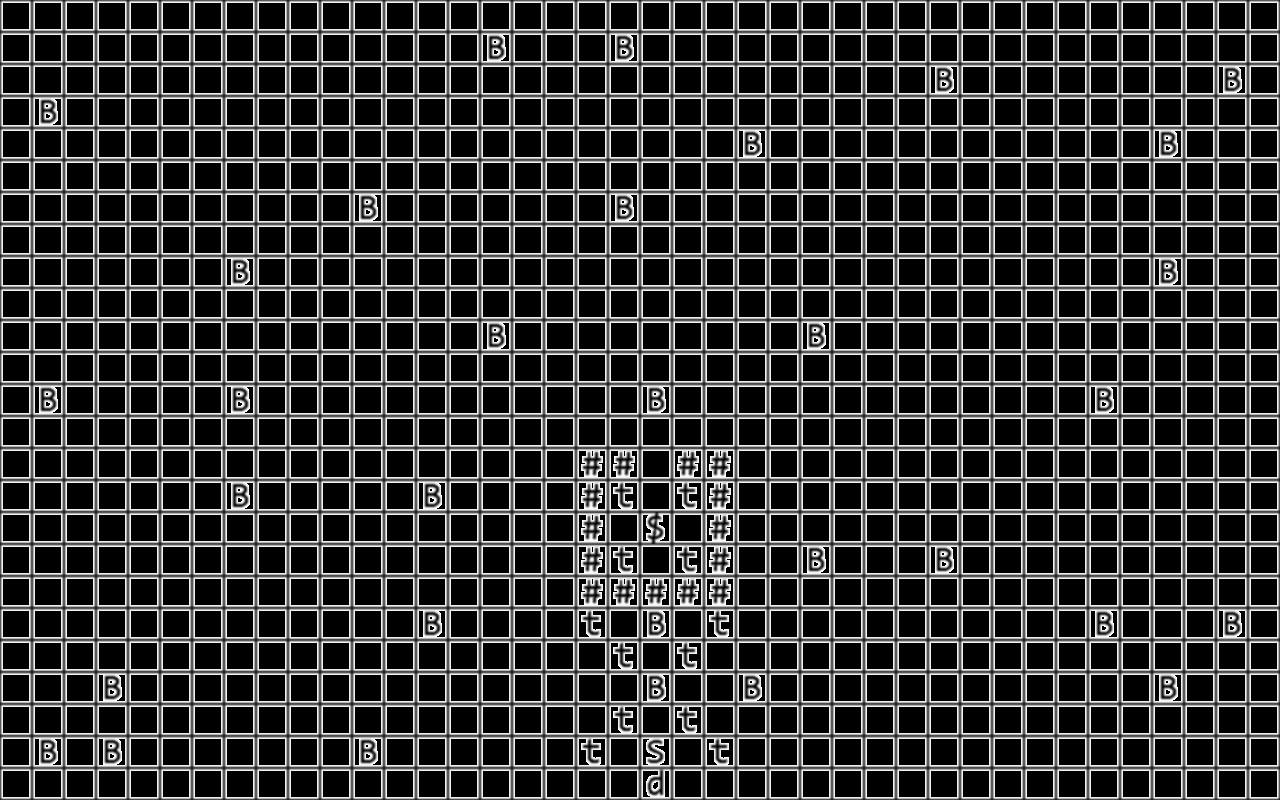

The image is a tile-based game level rendered from a .tmx file. Its description and source (layers, tilesets, objects; grid data summarised) follow:
An orthogonal 40x25 tile map with 32x32 px tiles, 1 tile layer (Puzzle), 1 hidden layer not drawn.

<map version="1.0" orientation="orthogonal" width="40" height="25" tilewidth="32" tileheight="32">
 <tileset firstgid="1" name="Test" tilewidth="32" tileheight="32">
  <image source="../tilesets/test.png" trans="ffffff" width="256" height="512" />
  <terraintypes>
   <terrain name="Beacon" tile="69" />
   <terrain name="blank" tile="93" />
   <terrain name="wall" tile="3" />
   <terrain name="torch" tile="61" />
   <terrain name="money" tile="4" />
   <terrain name="Spawn" tile="85" />
   <terrain name="door" tile="45" />
  </terraintypes>
  <tile id="3" terrain="2,2,2,2">
   <properties>
    <property name="unchangeable" value="1" />
    <property name="wall" value="1" />
   </properties>
  </tile>
  <tile id="4" terrain="4,4,4,4">
   <properties>
    <property name="money" value="1" />
   </properties>
  </tile>
  <tile id="45" terrain="6,6,6,6">
   <properties>
    <property name="door" value="1" />
   </properties>
  </tile>
  <tile id="61" terrain="3,3,3,3">
   <properties>
    <property name="torch" value="1" />
   </properties>
  </tile>
  <tile id="69" terrain="0,0,0,0">
   <properties>
    <property name="Beacon" value="1" />
   </properties>
  </tile>
  <tile id="85" terrain="5,5,5,5">
   <properties>
    <property name="spawn" value="1" />
   </properties>
  </tile>
  <tile id="93" terrain="1,1,1,1" />
  <tile id="94" terrain="1,1,1,1">
   <properties>
    <property name="wall" value="1" />
   </properties>
  </tile>
  <tile id="95" terrain="1,1,1,1" />
 </tileset>
 <layer name="Puzzle" width="40" height="25">
  <data>[1000 cells, 1000 non-empty, 7 distinct tile ids]</data>
 </layer>
 <layer name="Solution" width="40" height="25" visible="0">
  <data>[1000 cells, 1000 non-empty, 3 distinct tile ids]</data>
 </layer>
</map>
